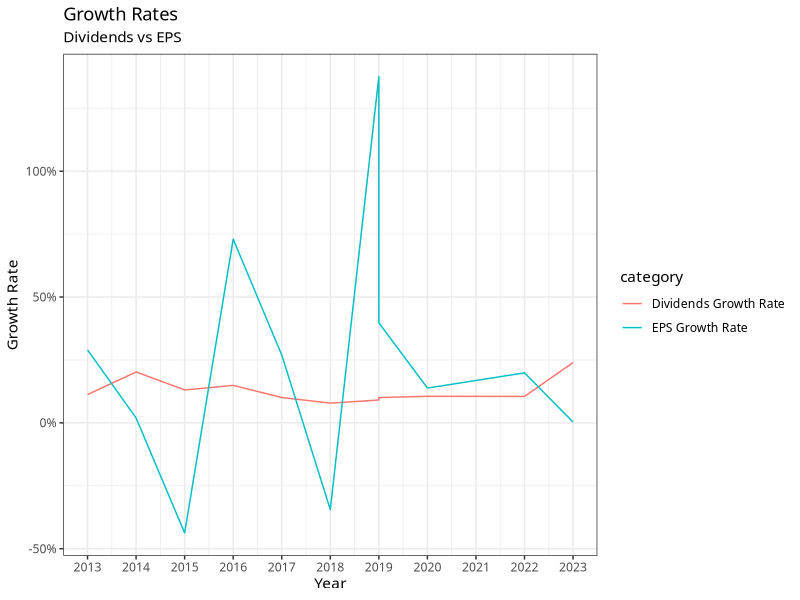

Write the R code that produced this figure.
library(tidyverse)
library(scales)

growth_rate <- read_csv('growth_rate.csv')
growth_rate_longer <- growth_rate %>% 
  pivot_longer(cols = -Year,
               names_to = 'category',
               values_to = 'value')

growth_rate_longer %>% 
  ggplot(aes(x = Year,
             y = value,
             color = category)) +
  geom_line() +
  labs(x = 'Year',
       y = 'Growth Rate',
       title = 'Growth Rates',
       subtitle = 'Dividends vs EPS') +
  scale_x_continuous(breaks = seq(2013, 2023, by = 1)) +
  scale_y_continuous(labels = label_percent(scale = 100)) + 
  theme_bw(base_family = 'Ubuntu')
